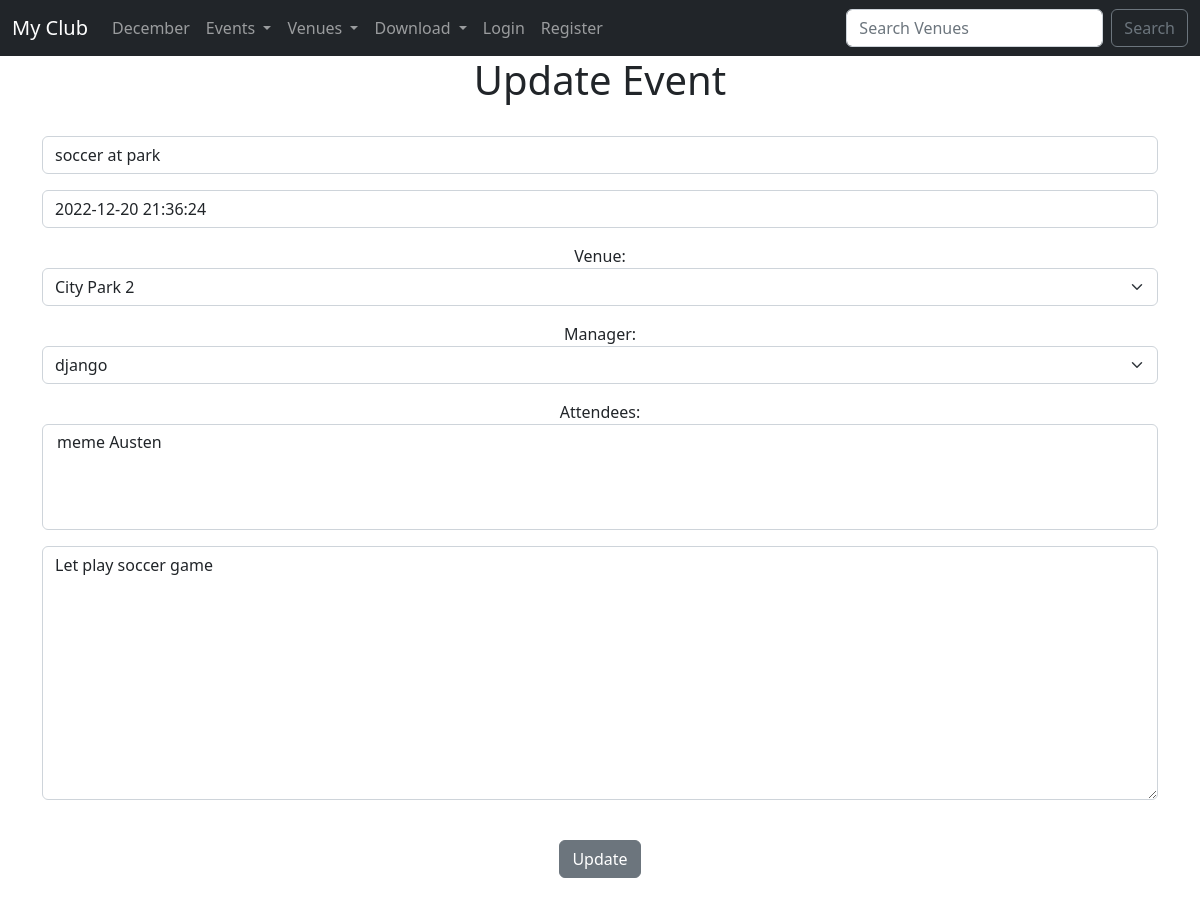
Page /update_event/2 on the earlier database version.
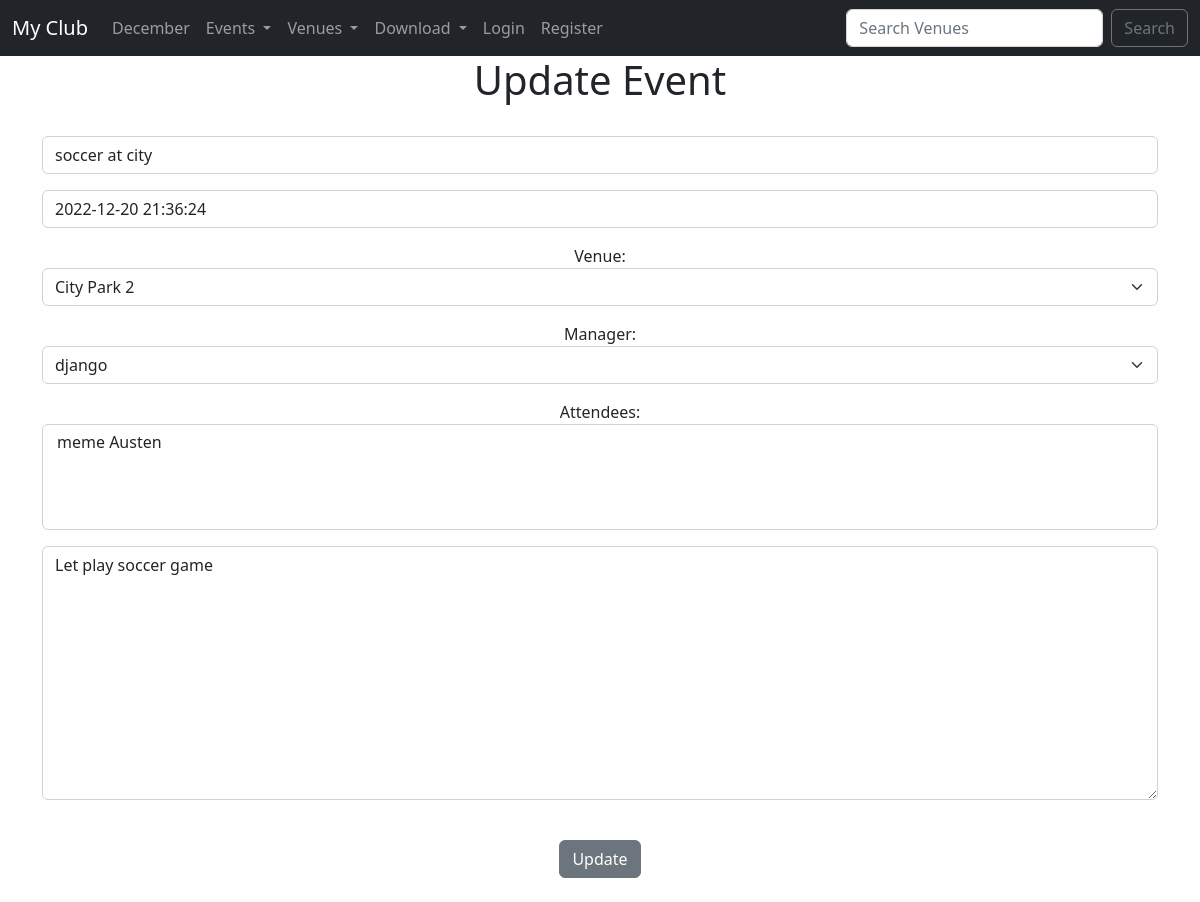
Same page on the later database version.
### events/models.py (models this page shows, shortened)
class Event(models.Model):
	name = models.CharField('Event name',max_length=120,)
	event_date = models.DateTimeField('Event date')
	venue = models.ForeignKey(Venue,blank=True,null=True,on_delete=models.CASCADE)
	manager = models.ForeignKey(User,blank=True,null=True,on_delete=models.SET_NULL)
	description = models.TextField(blank=True)
	attendees = models.ManyToManyField(MyClubUser,blank=True)

class Venue(models.Model):
	name = models.CharField('Venue Name',max_length=120)
	address = models.CharField(max_length=300)
	zip_code = models.CharField('Zip code',max_length=55)
	phone = models.CharField('Contact Phone',max_length=8,blank=True)
	web = models.URLField('Website Addres',blank=True)
	email_address = models.EmailField('Email',blank=True)
	def __str__(self):
		return self.name

### events/views.py (the view)
# urls.py: path('update_event/<event_id>',views.update_event,name='update-event'),
def update_event(request,event_id):
    event = Event.objects.get(pk=event_id)
    form = EventForm(request.POST or None,instance=event)
    if form.is_valid():
        form.save()
        return redirect('list-events')
    return render(request,'events/update_event.html',{
		'event':event,
		'form':form,
		})

### events/forms.py
class EventForm(ModelForm):
	class Meta:
		model = Event
		fields = ('name','event_date','venue','manager','attendees','description',)
		widgets = {
			'name': forms.TextInput(attrs={'class':'form-control','placeholder':'Event Name '}),
			'event_date': forms.TextInput(attrs={'class':'form-control','placeholder':'Date'}),
			'venue': forms.Select(attrs={'class':'form-select','placeholder':'Venue'}),
			'manager': forms.Select(attrs={'class':'form-select','placeholder':'Manager'}),
			'attendees': forms.SelectMultiple(attrs={'class':'form-control','placeholder':'Attendees'}),
			'description': forms.Textarea(attrs={'class':'form-control','placeholder':'Description'}),
		}
		labels = {
            'name': '',
			'event_date': '',
			'venue': 'Venue',
			'manager': 'Manager',
			'attendees': 'Attendees',
			'description': '',
        }

### events/models.py (called while the page is built)
	def __str__(self):
		return self.first_name + ' ' + self.last_name

### events/templates/events/update_event.html (shortened to what this page needs)
{% extends 'events/base.html' %}
{% block content %}
<center>
	<h1>Update Event</h1>
	<br/>
	<form action="" method=POST>
		{{ form.as_p}}
		<br/>
		<input type="submit" value="Update" class="btn btn-secondary">
	    <br/>
		<br/>
	</form>
</center>
{% endblock %}

Differences in the rows shown:
changed Event "City Park 2": name "soccer at park" → "soccer at city"
